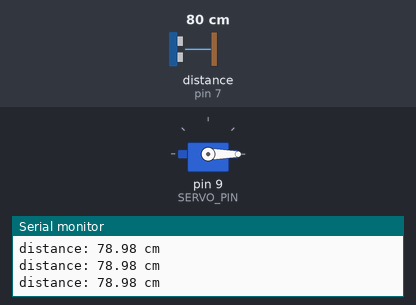
Bench run of a sketch on a simulated Arduino Uno, built with avr-gcc and run on an emulated ATmega328P. On the bench: servo, the last lines printed to the serial monitor. Wiring (inferred from the names in the program): ultrasonic range finder: trigger pin 6; echo pin 7. Inputs (shaded band) come from the test bench; at power-on: distance to the obstacle (sensor on pin 7) 80 cm. The echo pulse lasts 58.3 µs per cm.

Above: at 1.3 s.
1.4 s: distance to the obstacle (sensor on pin 7) set to 12 cm
2.9 s: distance to the obstacle (sensor on pin 7) set to 9 cm
At 3.3 s:
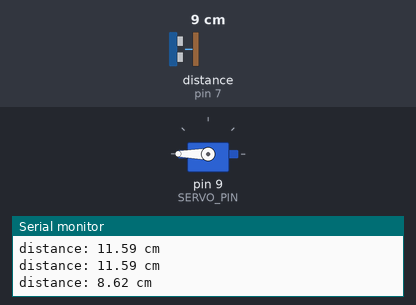
4.5 s: distance to the obstacle (sensor on pin 7) set to 18 cm
At 5.7 s:
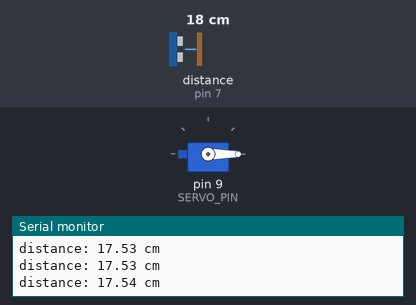
6.0 s: distance to the obstacle (sensor on pin 7) set to 2 cm
At 7.2 s:
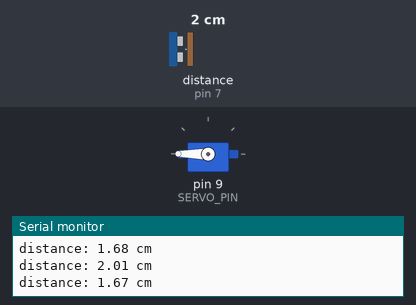
Timing chart, 0 to 8.5 s (numbered marks = the images above; inputs shaded):
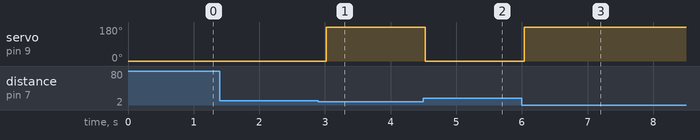

The sketch:

ultrasonik_servo.ino
```cpp
#include <Servo.h>
const int TRIG_PIN  = 6;  //Ultrasonic Sensor's TRIG pin
const int ECHO_PIN  = 7;  //Ultrasonic Sensor's ECHO pin
const int SERVO_PIN = 9; // Servo Motor's pin
const int DISTANCE_THRESHOLD = 10; // cantimeters

Servo servo;


float duration_us, distance_cm;

void setup() {
  Serial.begin (9600);
  pinMode(TRIG_PIN, OUTPUT);
  pinMode(ECHO_PIN, INPUT);
  servo.attach(SERVO_PIN);
  servo.write(0);
}

void loop() {

  digitalWrite(TRIG_PIN, HIGH);
  delayMicroseconds(10);
  digitalWrite(TRIG_PIN, LOW);


  duration_us = pulseIn(ECHO_PIN, HIGH);

  distance_cm = 0.017 * duration_us;

  if(distance_cm < DISTANCE_THRESHOLD)
    servo.write(359);
  else
    servo.write(0);

  Serial.print("distance: ");
  Serial.print(distance_cm);
  Serial.println(" cm");
  delay(500);
}
```

Measured:
- the behaviour switches between 11 and 10 cm on distance to the obstacle (sensor on pin 7) (found by bisection; images 0 and 1)
- after the input at 2.9 s, servo on pin 9 (SERVO_PIN): 0° → 180° after 0.12 s
- after the input at 4.5 s, servo on pin 9 (SERVO_PIN): 180° → 0° at once
- after the input at 6.0 s, servo on pin 9 (SERVO_PIN): 0° → 180° at once
